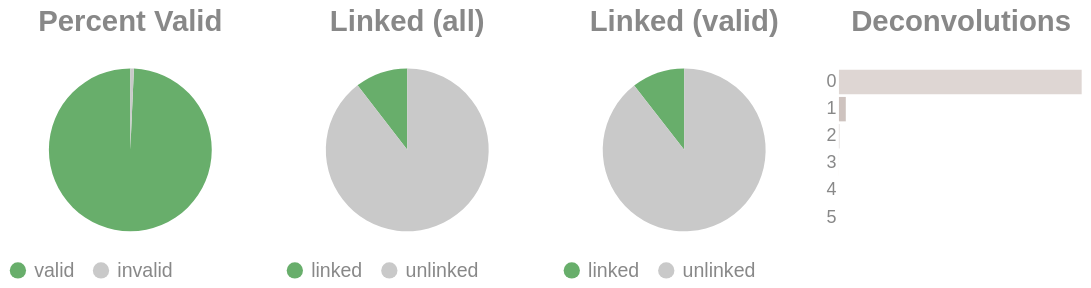

This figure's notebook cell:
### Code cell
if SKIPLR:
    pass
else:
    clash = Counter()
    for i in valids['molecule'].to_list():
        _mol = i.split("-")
        if len(_mol) == 1:
            clash.update('0')
        else:
            clash.update(_mol[-1])

    _d = {"deconvolutions": [], 'count': []}
    for k,v in clash.items():
        _d['deconvolutions'].append(k)
        _d['count'].append(v)

    tot_valid = valids['reads'].sum()
    mask = valids['reads'] >= 2
    n_linked_reads = valids.filter(mask)['reads'].sum()
    if n_linked_reads == 0:
        print_html("No linked molecules (>=2 reads) were detected; skipping linked-only distributions.")
        SKIPLR = True
    else:
        perc_valid = round(tot_valid / n_reads, 4)
        linked_perc_abs = round(n_linked_reads / n_reads, 4)
        linked_perc = round(n_linked_reads / tot_valid, 4)

    _valid = pl.DataFrame({"valids": ['valid', 'invalid'], "count": [tot_valid, n_reads - tot_valid]})
    _linked_abs = pl.DataFrame({"linked (absolute)": ['linked', 'unlinked'], "count": [n_linked_reads, n_reads - n_linked_reads]})
    _linked_rel = pl.DataFrame({"linked (valids)": ['linked', 'unlinked'], "count": [n_linked_reads, tot_valid - n_linked_reads]})

    (
        alt.hconcat(
            piechart(_valid, goodval = 'valid', title = "Percent Valid"),
            piechart(_linked_abs, goodval = "linked", title =  "Linked (all)"),
            piechart(_linked_rel, goodval = "linked", title =  "Linked (valid)"),
            convolutionbar(pl.DataFrame(_d), title = "Deconvolutions"),
            center = True,
            bounds = 'flush'
        )
        .resolve_scale(color='independent')
        .resolve_legend('independent')
        .properties(usermeta={'embedOptions': {"actions": False}})
    ).display()

### Figure 1 — Vega-Lite specification as saved in the notebook (floating-point values rounded to 4 significant figures)
{"width": "container", "height": 400, "config": {"title": {"anchor": "start", "dy": -15, "fontSize": 18, "color": "#888888", "subtitleColor": "#888888", "subtitleFontSize": 14}, "arc": {"fill": "#0072B2"}, "axis": {"domainColor": "#888888", "domainWidth": 0.5, "gridWidth": 0.2, "grid": false, "titleFontWeight": 400, "titleFontSize": 15, "labelFontSize": 11, "labelColor": "#888888", "tickColor": "#888888", "tickWidth": 0.2, "titleColor": "#888888"}, "axisBand": {"grid": false}, "axisX": {"grid": true, "tickSize": 10, "domainCap": "round"}, "axisY": {"domain": false, "grid": true, "tickSize": 0, "domainCap": "round"}, "background": "transparent", "header": {"labelFontSize": 15, "labelColor": "#888888", "titleFontSize": 15, "titleFontWeight": 600, "titleColor": "#888888"}, "legend": {"labelFont": "sans-serif", "labelFontSize": 12, "labelColor": "#888888", "symbolSize": 100, "symbolType": "circle", "titleFontSize": 12, "titlePadding": 10, "titleColor": "#888888", "title": null}, "range": {"category": ["#E69F00", "#56B4E9", "#009E73", "#F0E442", "#0072B2", "#D55E00", "#CC79A7", "#000000"], "diverging": ["#cfe8f3", "#a2d4ec", "#73bfe2", "#46abdb", "#1696d2", "#12719e"]}, "area": {"fill": "#0072B2", "fillOpacity": 0.7, "line": true, "strokeOpacity": 0.7}, "line": {"color": "#0072B2", "stroke": "#0072B2", "strokeWidth": 2}, "trail": {"color": "#0072B2", "stroke": "#0072B2", "strokeWidth": 0, "size": 1}, "point": {"filled": true, "fillOpacity": 1.0, "size": 95}, "text": {"color": "#888888", "fontSize": 11, "align": "right", "fontWeight": 400, "size": 11}, "bar": {"fill": "#0072B2", "stroke": null}, "view": {"stroke": null, "continuousWidth": 660, "continuousHeight": 400}}, "hconcat": [{"data": {"name": "data-544a275d6d1a0d3926c46657125db122"}, "mark": {"type": "arc"}, "encoding": {"color": {"field": "valids", "legend": {"orient": "bottom", "title": null}, "scale": {"domain": ["valid", "invalid"], "range": ["#68ae6b", "#C9C9C9"]}, "title": "Valids", "type": "nominal"}, "theta": {"field": "count", "type": "quantitative"}, "tooltip": [{"field": "valids", "title": "Valids", "type": "ordinal"}, {"field": "percent", "format": ".2%", "title": "Percent", "type": "quantitative"}, {"field": "count", "title": "Count", "type": "quantitative"}]}, "height": 100, "title": {"text": "Percent Valid", "align": "center", "anchor": "middle"}, "transform": [{"calculate": "datum.count / 3274838", "as": "percent"}], "width": 150}, {"data": {"name": "data-d9ce2ac7788ccf23a3121a2c6d5b0c93"}, "mark": {"type": "arc"}, "encoding": {"color": {"field": "linked (absolute)", "legend": {"orient": "bottom", "title": null}, "scale": {"domain": ["linked", "unlinked"], "range": ["#68ae6b", "#C9C9C9"]}, "title": "Linked (Absolute)", "type": "nominal"}, "theta": {"field": "count", "type": "quantitative"}, "tooltip": [{"field": "linked (absolute)", "title": "Linked (Absolute)", "type": "ordinal"}, {"field": "percent", "format": ".2%", "title": "Percent", "type": "quantitative"}, {"field": "count", "title": "Count", "type": "quantitative"}]}, "height": 100, "title": {"text": "Linked (all)", "align": "center", "anchor": "middle"}, "transform": [{"calculate": "datum.count / 3274838", "as": "percent"}], "width": 150}, {"data": {"name": "data-c736661ae7258ea2c990d3e61c4913b3"}, "mark": {"type": "arc"}, "encoding": {"color": {"field": "linked (valids)", "legend": {"orient": "bottom", "title": null}, "scale": {"domain": ["linked", "unlinked"], "range": ["#68ae6b", "#C9C9C9"]}, "title": "Linked (Valids)", "type": "nominal"}, "theta": {"field": "count", "type": "quantitative"}, "tooltip": [{"field": "linked (valids)", "title": "Linked (Valids)", "type": "ordinal"}, {"field": "percent", "format": ".2%", "title": "Percent", "type": "quantitative"}, {"field": "count", "title": "Count", "type": "quantitative"}]}, "height": 100, "title": {"text": "Linked (valid)", "align": "center", "anchor": "middle"}, "transform": [{"calculate": "datum.count / 3251704", "as": "percent"}], "width": 150}, {"data": {"name": "data-f35fee921d62a94c49ec5f1d8b3b737c"}, "mark": {"type": "bar"}, "encoding": {"color": {"field": "deconvolutions", "legend": null, "scale": {"scheme": "lightgreyred"}, "type": "nominal"}, "tooltip": [{"field": "deconvolutions", "title": "Deconvolutions", "type": "ordinal"}, {"field": "percent", "format": ".2%", "title": "Percent", "type": "quantitative"}, {"field": "count", "title": "Count", "type": "quantitative"}], "x": {"axis": null, "field": "count", "type": "quantitative"}, "y": {"field": "deconvolutions", "sort": "ascending", "title": null, "type": "nominal"}}, "height": 100, "title": {"text": "Deconvolutions", "align": "center", "anchor": "middle"}, "transform": [{"calculate": "datum.count / 3068677", "as": "percent"}], "width": 150}], "bounds": "flush", "center": true, "resolve": {"legend": {"angle": "independent"}, "scale": {"color": "independent"}}, "usermeta": {"embedOptions": {"actions": false}}, "$schema": "https://vega.github.io/schema/vega-lite/v6.1.0.json", "datasets": {"data-544a275d6d1a0d3926c46657125db122": [{"valids": "valid", "count": 3251704}, {"valids": "invalid", "count": 23134}], "data-d9ce2ac7788ccf23a3121a2c6d5b0c93": [{"linked (absolute)": "linked", "count": 342392}, {"linked (absolute)": "unlinked", "count": 2932446}], "data-c736661ae7258ea2c990d3e61c4913b3": [{"linked (valids)": "linked", "count": 342392}, {"linked (valids)": "unlinked", "count": 2909312}], "data-f35fee921d62a94c49ec5f1d8b3b737c": [{"deconvolutions": "0", "count": 2980192}, {"deconvolutions": "1", "count": 84140}, {"deconvolutions": "2", "count": 4066}, {"deconvolutions": "3", "count": 254}, {"deconvolutions": "4", "count": 23}, {"deconvolutions": "5", "count": 2}]}}
